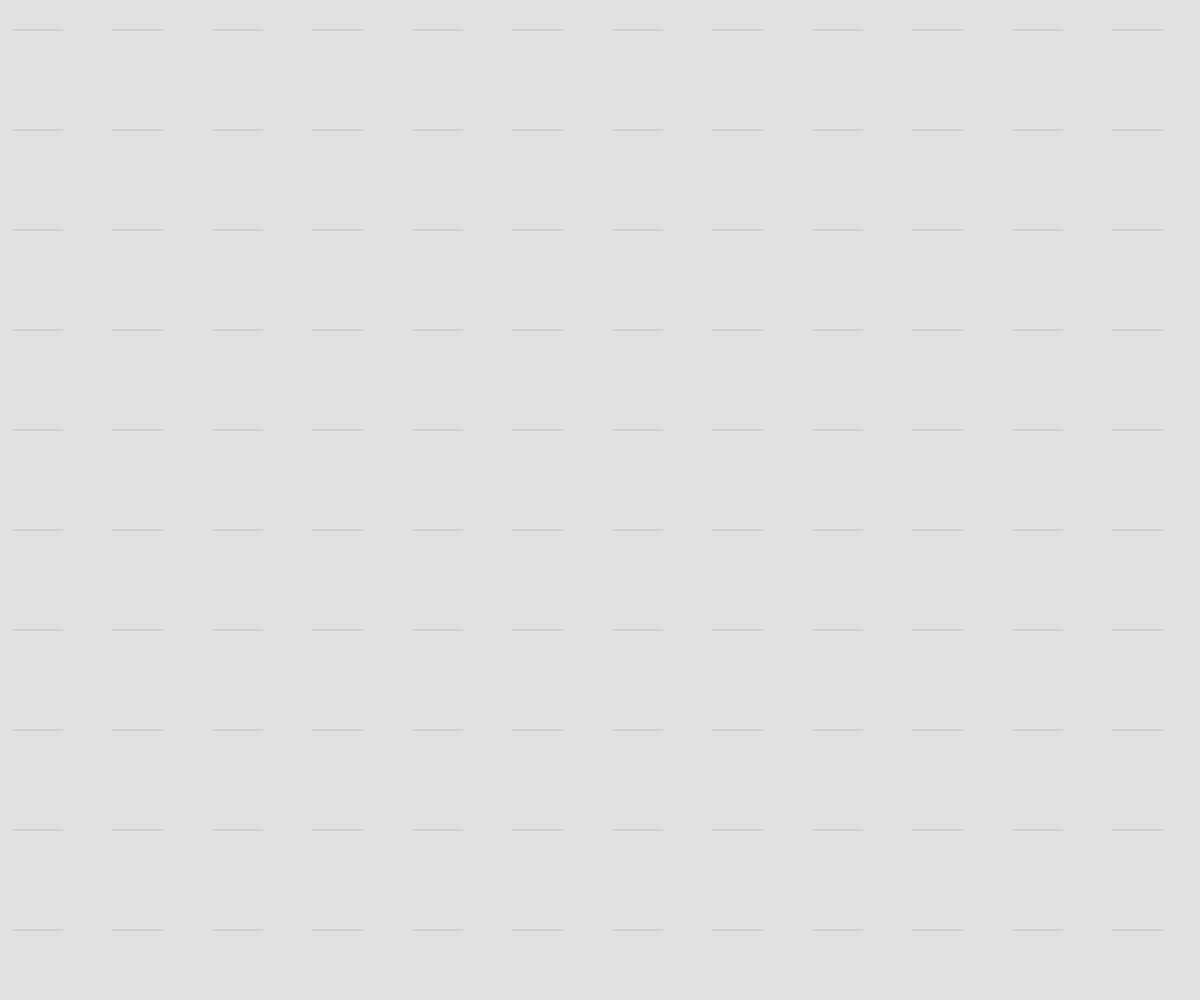
Frame 1 (no input)
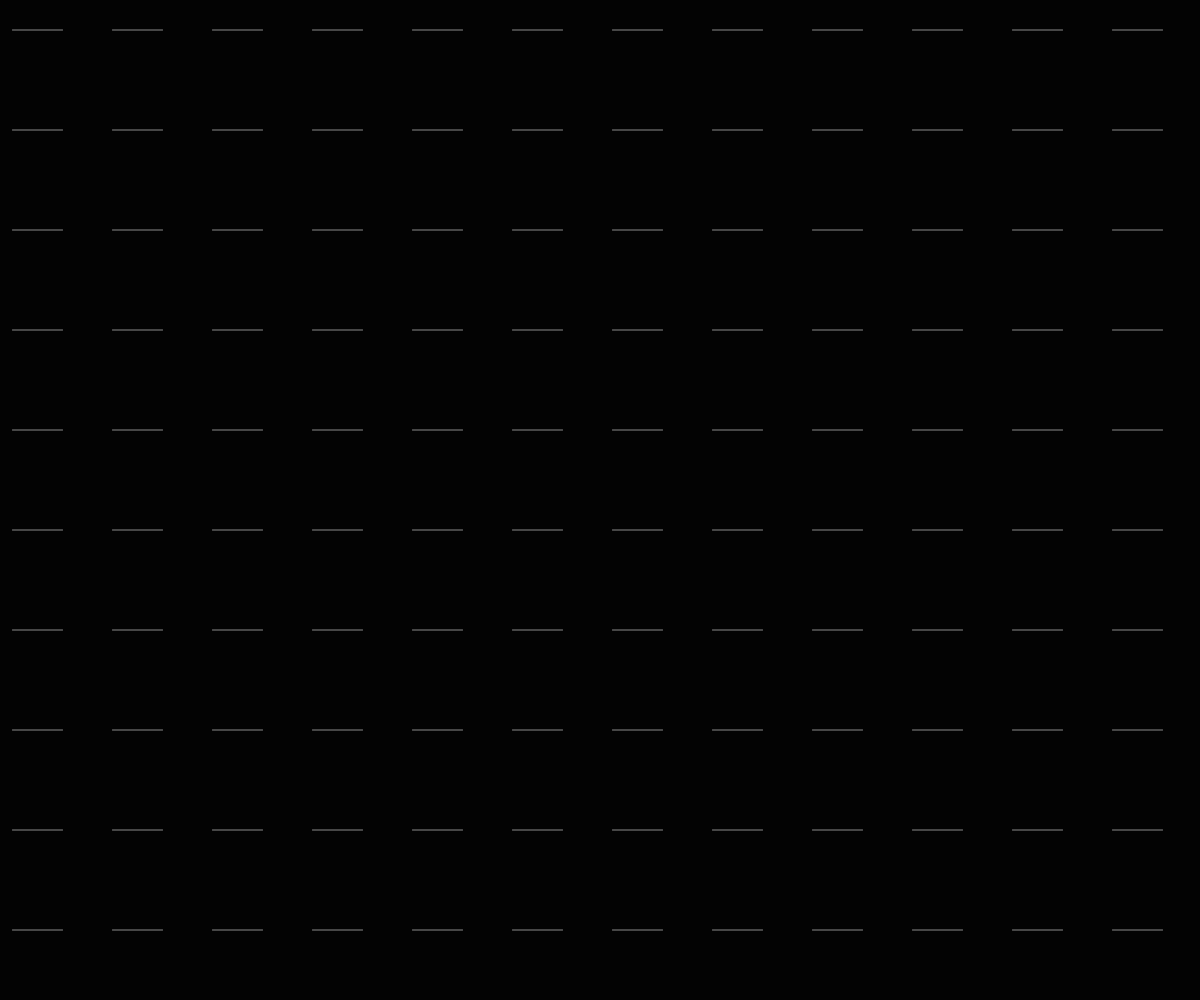
Frame 60 (no input)
Frame 120 (the mouse pressed at the canvas centre since frame 60): identical to frame 60, image omitted

The p5.js sketch that drew these frames (run headless with seeded random() and noise() and a simulated clock; from frame 60 on, the mouse is pressed at the canvas centre):

// p5.js sketch
// ── sketch.js
function setup() {
  createCanvas(windowWidth, windowHeight);
}

function draw() {
  background(0, 30);
  stroke(120, 120, 120, 80);
  noFill();
  // var noiseY = noise(.01 * frameCount) * 400;
  // var x1coord = map(noiseX, 0, 400, 50, 150);
  // var y1coord = map(noiseY, 0, 400, 0, 200);
  // stroke(noiseX, noiseY);
  // stroke(0, noiseX, 0, noiseY);
  var noiseY = noise(.01 * frameCount) * windowHeight;
  var y1coord = map(noiseY, 0, 400, 50, 150);
  var y2coord = map(noiseY, 0, 400, 0, 50);

  for (let x = 12.5; x < windowWidth + 25; x += 100) {
    for (let y = 30; y < windowHeight + 50; y += 100) {
      line(x, y, x + 50, y);
      // for(let i = x; i<=x+50; i+=5) {
      //   line(i,y,y,noiseY);
      // }

    }
  }

  //
  // for (let i = 25; i<=75; i+=5) {
  //   line(i,50,50,y1coord);
  // }
  // // var noiseY2 = noise(.02 * frameCount) * 400;
  // // var y2coord = map(noiseY2,0,400,100,150);
  // for(let j = 125; j<=175; j+=5) {
  //   line(j,50,150,y1coord);
  // }
  // for(let k = 225; k<=275; k+=5) {
  //   line(k,50,250,y1coord);
  // }
  //
  // for (let h = 325;h<=375; h+=5) {
  //   line(h, 50,350,y1coord);
  // }
  //
  // for (let i = 25; i<=75; i+=5) {
  //   line(i,150,50,y1coord);
  // }
  // for(let j = 125; j<=175; j+=5) {
  //   line(j,150,150,y1coord);
  // }
  // for(let k = 225; k<=275; k+=5) {
  //   line(k,150,250,y1coord);
  // }
  // for (let h = 325;h<=375; h+=5) {
  //   line(h, 150,350,y1coord);
  // }
  // for (let i = 25; i<=75; i+=5) {
  //   line(i,250,50,y1coord);
  // }
  // for(let j = 125; j<=175; j+=5) {
  //   line(j,250,150,y1coord);
  // }
  // for(let k = 225; k<=275; k+=5) {
  //   line(k,250,250,y1coord);
  // }
  // for (let h = 325;h<=375; h+=5) {
  //   line(h, 250,350,y1coord);
  // }
  // for (let i = 25; i<=75; i+=5) {
  //   line(i,350,50,y1coord);
  // }
  // for(let j = 125; j<=175; j+=5) {
  //   line(j,350,150,y1coord);
  // }
  // for(let k = 225; k<=275; k+=5) {
  //   line(k,350,250,y1coord);
  // }
  // for (let h = 325;h<=375; h+=5) {
  //   line(h, 350,350,y1coord);
  // }
}
//   line(50, 100, 150, 100);

//   for (let x = 50; x <= 150; x += 5) {
//     line(x, 100, x1coord, y1coord);
//   }

//   var noiseX2 = noise(.02 * frameCount) * 400;
//   var noiseY2 = noise(.02 * frameCount) * 400;
//   var x2coord = map(noiseX2, 0, 400, 250, 350);
//   var y2coord = map(noiseY2, 0, 400, 0, 200);
//   // stroke(noiseX2, noiseY2);
//   stroke(0, noiseX2, 0, noiseY2);
//   line(350, 100, 250, 100);

//   for (let x = 250; x <= 350; x += 5) {
//     line(x, 100, x2coord, y2coord);
//   }

//   var noiseX3 = noise(.03 * frameCount) * 400;
//   var noiseY3 = noise(.03 * frameCount) * 400;
//   var x3coord = map(noiseX3, 0, 400, 250, 350);
//   var y3coord = map(noiseY3, 0, 400, 200, 400);
//   // stroke(noiseX3, noiseY3);
//   stroke(0, noiseX3, 0, noiseY3);
//   line(350, 300, 250, 300);

//   for (let x = 250; x <= 350; x += 5) {
//     line(x, 300, x3coord, y3coord);
//   }

//   var noiseX4 = noise(.04 * frameCount) * 400;
//   var noiseY4 = noise(.04 * frameCount) * 400;

//   var x4coord = map(noiseX4, 0, 400, 50, 150);
//   var y4coord = map(noiseY4, 0, 400, 200, 400);

//   // stroke(noiseX4, noiseY4);
//   stroke(0, noiseX4, 0, noiseY4);
//   line(50, 300, 150, 300);

//   for (let x = 50; x <= 150; x += 5) {
//     line(x, 300, x4coord, y4coord);
//   }


//   // line(100,height/2,300,height/2);

//   // for(let x = 100; x<=300; x+=20) {
//   // // for (let y = height; 0 <= y; y-= 20) {
//   // line(x,height/2,noiseX, noiseY);
//   // }
// }

// //}
